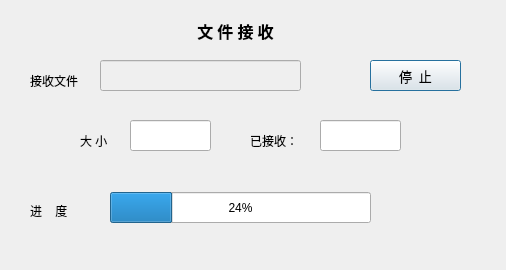
<?xml version="1.0" encoding="UTF-8"?>
<ui version="4.0">
 <class>FileCntDialog</class>
 <widget class="QDialog" name="FileCntDialog">
  <property name="geometry">
   <rect>
    <x>0</x>
    <y>0</y>
    <width>506</width>
    <height>270</height>
   </rect>
  </property>
  <property name="windowTitle">
   <string>Dialog</string>
  </property>
  <widget class="QLabel" name="label">
   <property name="geometry">
    <rect>
     <x>170</x>
     <y>15</y>
     <width>131</width>
     <height>31</height>
    </rect>
   </property>
   <property name="font">
    <font>
     <family>微软雅黑</family>
     <pointsize>12</pointsize>
     <weight>75</weight>
     <bold>true</bold>
    </font>
   </property>
   <property name="text">
    <string>文 件 接 收</string>
   </property>
   <property name="alignment">
    <set>Qt::AlignCenter</set>
   </property>
  </widget>
  <widget class="QLineEdit" name="rfileNameLineEdit">
   <property name="enabled">
    <bool>false</bool>
   </property>
   <property name="geometry">
    <rect>
     <x>100</x>
     <y>60</y>
     <width>201</width>
     <height>31</height>
    </rect>
   </property>
   <property name="font">
    <font>
     <family>微软雅黑</family>
     <pointsize>10</pointsize>
    </font>
   </property>
   <property name="alignment">
    <set>Qt::AlignCenter</set>
   </property>
   <property name="readOnly">
    <bool>true</bool>
   </property>
  </widget>
  <widget class="QLineEdit" name="rfileSizeLineEdit">
   <property name="geometry">
    <rect>
     <x>130</x>
     <y>120</y>
     <width>81</width>
     <height>31</height>
    </rect>
   </property>
  </widget>
  <widget class="QLineEdit" name="recvSizeLineEdit">
   <property name="geometry">
    <rect>
     <x>320</x>
     <y>120</y>
     <width>81</width>
     <height>31</height>
    </rect>
   </property>
  </widget>
  <widget class="QLabel" name="label_2">
   <property name="geometry">
    <rect>
     <x>30</x>
     <y>70</y>
     <width>71</width>
     <height>21</height>
    </rect>
   </property>
   <property name="text">
    <string>接收文件</string>
   </property>
  </widget>
  <widget class="QLabel" name="label_3">
   <property name="geometry">
    <rect>
     <x>80</x>
     <y>130</y>
     <width>41</width>
     <height>21</height>
    </rect>
   </property>
   <property name="text">
    <string>大 小</string>
   </property>
  </widget>
  <widget class="QLabel" name="label_4">
   <property name="geometry">
    <rect>
     <x>250</x>
     <y>130</y>
     <width>71</width>
     <height>21</height>
    </rect>
   </property>
   <property name="text">
    <string>已接收：</string>
   </property>
  </widget>
  <widget class="QLabel" name="label_5">
   <property name="geometry">
    <rect>
     <x>30</x>
     <y>200</y>
     <width>71</width>
     <height>21</height>
    </rect>
   </property>
   <property name="text">
    <string>进    度</string>
   </property>
  </widget>
  <widget class="QProgressBar" name="recvprogressBar">
   <property name="geometry">
    <rect>
     <x>110</x>
     <y>192</y>
     <width>261</width>
     <height>31</height>
    </rect>
   </property>
   <property name="value">
    <number>24</number>
   </property>
  </widget>
  <widget class="QPushButton" name="contClosePushButton">
   <property name="geometry">
    <rect>
     <x>370</x>
     <y>60</y>
     <width>91</width>
     <height>31</height>
    </rect>
   </property>
   <property name="font">
    <font>
     <family>微软雅黑</family>
     <pointsize>10</pointsize>
    </font>
   </property>
   <property name="text">
    <string>停  止</string>
   </property>
  </widget>
  <widget class="QLabel" name="rateLabel">
   <property name="geometry">
    <rect>
     <x>390</x>
     <y>200</y>
     <width>68</width>
     <height>21</height>
    </rect>
   </property>
   <property name="font">
    <font>
     <family>微软雅黑</family>
     <pointsize>10</pointsize>
    </font>
   </property>
   <property name="text">
    <string/>
   </property>
  </widget>
 </widget>
 <resources/>
 <connections/>
</ui>
